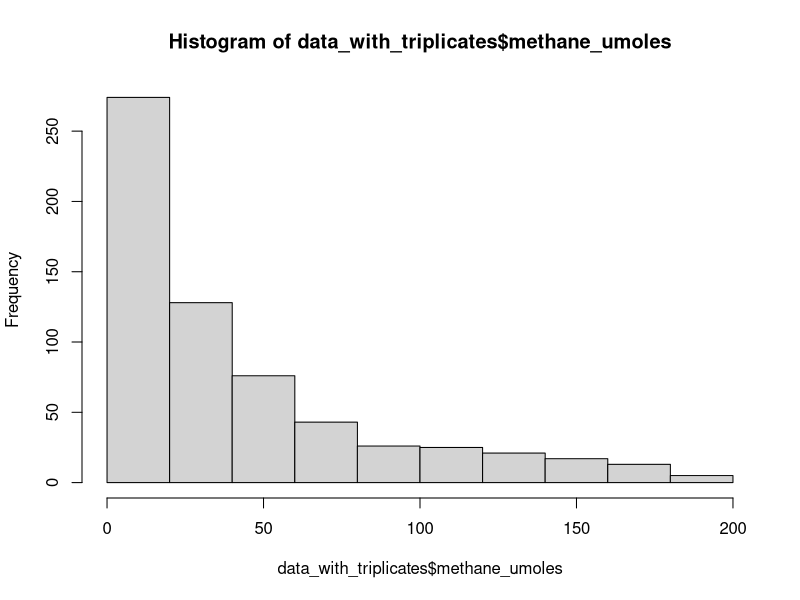
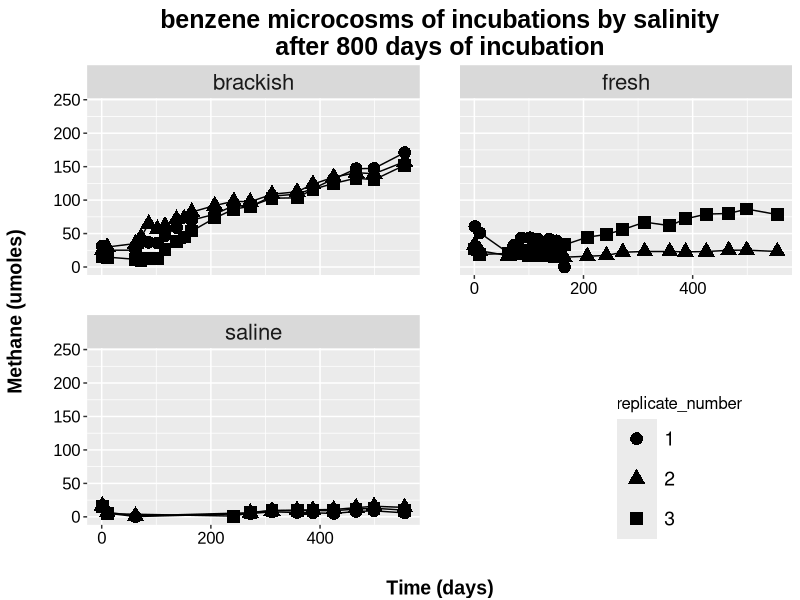
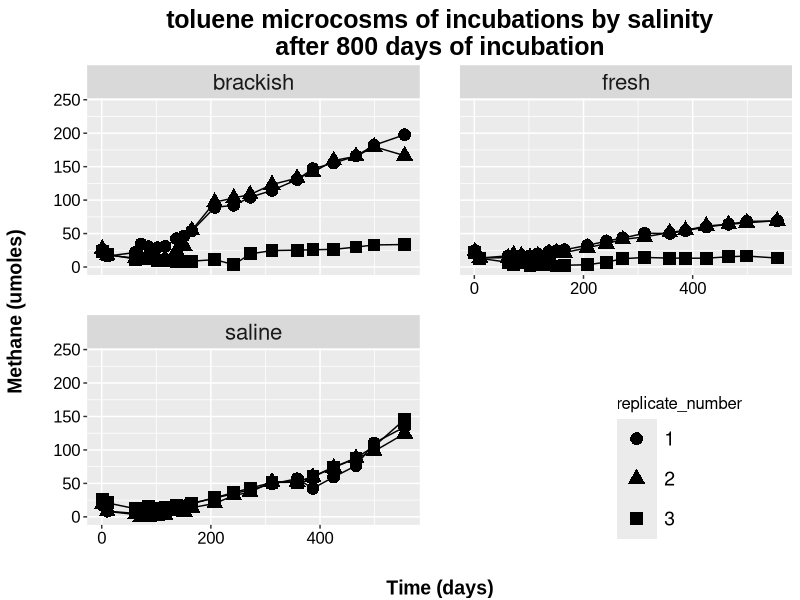
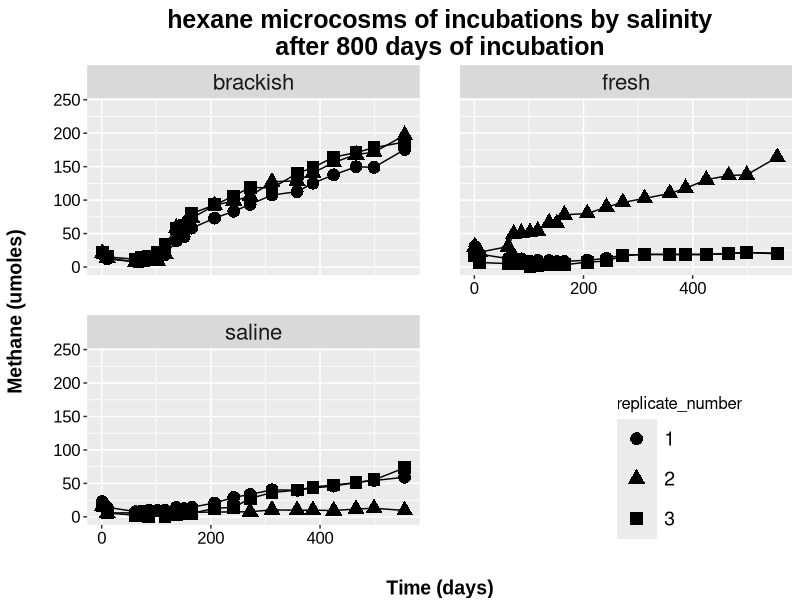
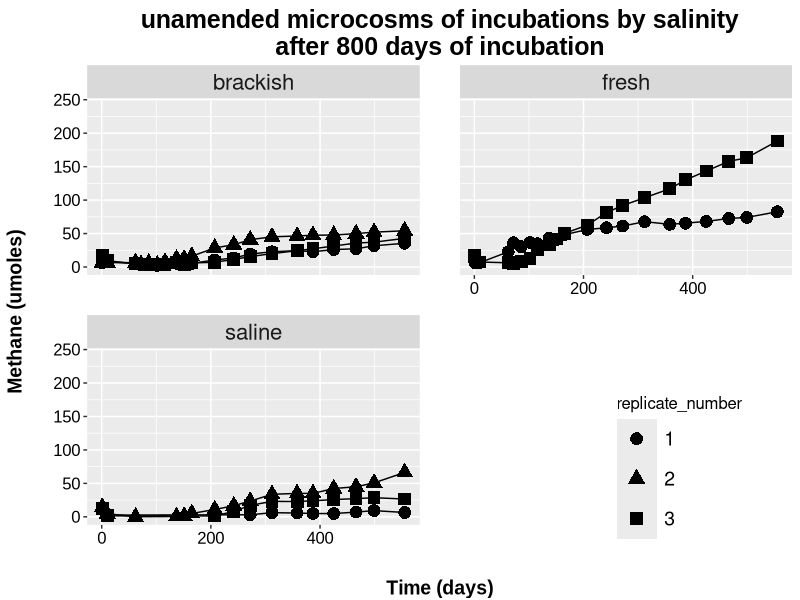
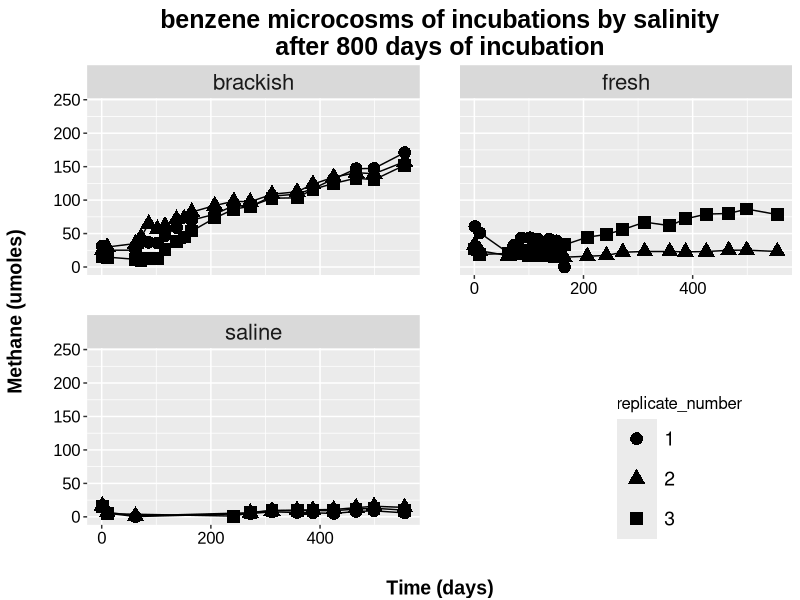
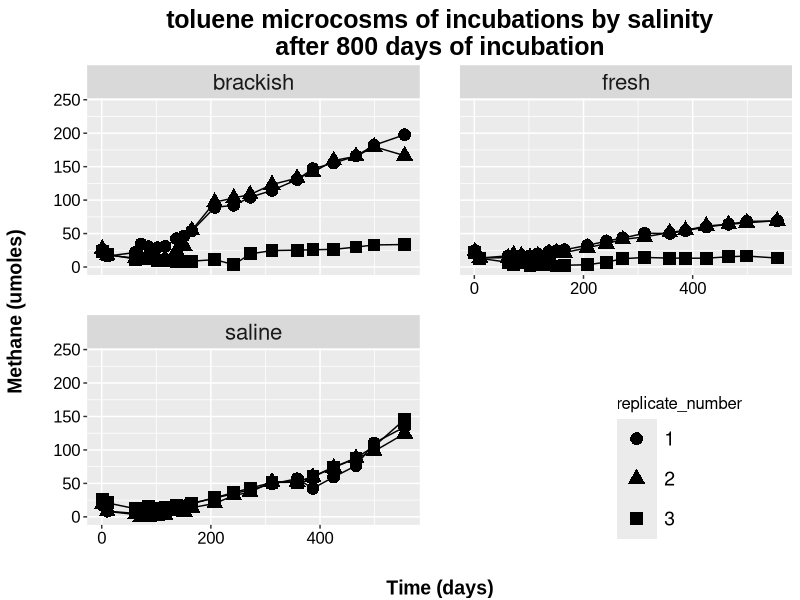
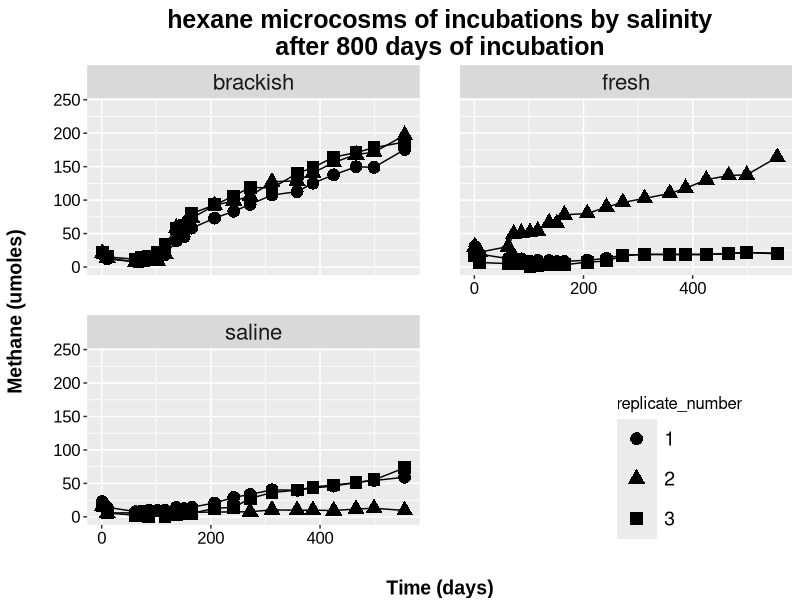

Generate these figures, in order, with R:
## ---- chunk 1

library(dplyr)
library(ggplot2)
library(ggthemes)
library(readr)

data_with_triplicates <- read_csv('../datasets/compounds_triplicates.csv')
data_with_triplicates <- mutate(data_with_triplicates, 
                                identifier = paste(compound, salinity, group,sep = '_')) 

head(data_with_triplicates)

data_with_triplicates <- data_with_triplicates %>% filter(group == 'treatment' | group == 'unamended', methane_umoles > 0)

str(data_with_triplicates)
data_with_triplicates$replicate_number <- as.factor(data_with_triplicates$replicate_number)

str(data_with_triplicates)
glimpse(data_with_triplicates)

hist(data_with_triplicates$methane_umoles)
colnames(data_with_triplicates)
## ---- chunk 2

plot <- 
      ggplot(subset(data_with_triplicates,
                    data_with_triplicates$compound =='benzene'),
             aes(day, methane_umoles, 
                 shape = replicate_number)) + 
  
  theme(panel.margin = unit(2, "lines")) +
  
  geom_point(aes(shape = replicate_number), size = 4) +
  
  facet_wrap( ~  salinity, ncol=2, nrow = 2) + #scales = 'free') + #scales = 'free' allows to each axis to have its owns scale, according to their associated data
      geom_line(aes(shape = replicate_number)) +
      
      scale_y_continuous("Methane (umoles)", 
                         limits=c(0, 240)) +
  
      scale_x_continuous("Time (days)") +
      
      ggtitle('Benzene microcosms of incubations by salinity') +
      theme(plot.title = element_text(family = "Arial",
                                      color="black", face="bold",
                                      size=18, hjust=0.5, 
                                      vjust =1)) +
      
      theme(axis.title.x = element_text(family = "Arial",
                                        color="black",
                                        face="bold",
                                        size=14, vjust = -0.5,
                                        hjust=0.5, 
                                        margin=margin(20,20,0,0)),
            axis.text.x = element_text (colour='black', size = 12,
                                        family = 'Arial'),
            axis.title.y = element_text(family = "Arial",
                                        color="black",
                                        face="bold",
                                        size=14, vjust = 1,
                                        hjust=0.5,
                                        margin=margin(0,20,0,0)),
            axis.text.y = element_text (colour='black', size = 12,
                                        family = 'Arial')) +
       theme(legend.justification=c(0.3,0),
             legend.position=c(0.8, -0.05),
             legend.title = element_text(size = 12),
             legend.text = element_text(colour="black", 
                                        size = 14),
             legend.key.size = unit(2, "lines")) +
        theme(strip.text = element_text(size=16)) #facet title font size


## ---- chunk 3

#Create a folder to save images after created:
results_loop_plots <- "/home/oscar/Dropbox/UCVM rbootcamp master/"
getwd()

compound_list <- unique(data_with_triplicates$compound)

  for (i in seq_along(compound_list)) {
    
    plot <- 
  ggplot(subset(data_with_triplicates,
                    data_with_triplicates$compound == compound_list[i]),
         aes(day, methane_umoles, shape = replicate_number)) +
  
  theme(panel.margin = unit(2, "lines")) +
  
  geom_point(aes(shape = replicate_number), size = 4) +
  
  facet_wrap( ~  salinity, ncol=2, nrow = 2) + #scales = 'free') + #scales = 'free' allows to each axis to have its owns scale, according to their associated data
      geom_line(aes(shape = replicate_number)) +
      
      scale_y_continuous("Methane (umoles)", 
                         limits=c(0, 240)) +
  
      scale_x_continuous("Time (days)") +
      
      ggtitle(paste(compound_list[i], ' microcosms of incubations by salinity\nafter 800 days of incubation', sep='')) +
  
      theme(plot.title = element_text(family = "Arial",
                                      color="black", face="bold",
                                      size=18, hjust=0.5, 
                                      vjust =0.5)) +
      
      theme(axis.title.x = element_text(family = "Arial",
                                        color="black",
                                        face="bold",
                                        size=14, vjust = -0.5,
                                        hjust=0.5, 
                                        margin=margin(20,20,0,0)),
            axis.text.x = element_text (colour='black', size = 12,
                                        family = 'Arial'),
            axis.title.y = element_text(family = "Arial",
                                        color="black",
                                        face="bold",
                                        size=14, vjust = 1,
                                        hjust=0.5,
                                        margin=margin(0,20,0,0)),
            axis.text.y = element_text (colour='black', size = 12,
                                        family = 'Arial')) +
       theme(legend.justification=c(0.3,0),
             legend.position=c(0.8, -0.05),
             legend.title = element_text(size = 12),
             legend.text = element_text(colour="black", 
                                        size = 14),
             legend.key.size = unit(2, "lines")) +
        theme(strip.text = element_text(size=16))
    
    print(plot) #add this at the end, after showing it's required
    
    #Save plots as image
    ggsave(plot, file=paste(results_loop_plots,
                            'compounds by salinity',
                             compound_list[i], ".png", sep=''),
           scale=2)
    
    #Save plots as pdf
    #ggsave(plot, file=paste(results,
     #                       'methane_graphs',
      #                      compound_list[i], ".pdf", sep=''),
       #    scale=2)

  }
  
  

## ---- chunk 4

results_loop_plots <- "/home/oscar/Dropbox/UCVM rbootcamp master/"
getwd()

all_plots <- function(df, na.rm = TRUE, ...){
  
  compound_list <- unique(df$compound)

  for (i in seq_along(compound_list)) {
    
    plot <- 
  ggplot(subset(df,
                df$compound == compound_list[i]),
         aes(day, methane_umoles, shape = replicate_number)) +
  
  theme(panel.margin = unit(2, "lines")) +
  
  geom_point(aes(shape = replicate_number), size = 4) +
  
  facet_wrap( ~  salinity, ncol=2, nrow = 2) + #scales = 'free') + #scales = 'free' allows to each axis to have its owns scale, according to their associated data
      geom_line(aes(shape = replicate_number)) +
      
      scale_y_continuous("Methane (umoles)", 
                         limits=c(0, 240)) +
  
      scale_x_continuous("Time (days)") +
      
      ggtitle(paste(compound_list[i], ' microcosms of incubations by salinity\nafter 800 days of incubation', sep='')) +
  
      theme(plot.title = element_text(family = "Arial",
                                      color="black", face="bold",
                                      size=18, hjust=0.5, 
                                      vjust =0.5)) +
      
      theme(axis.title.x = element_text(family = "Arial",
                                        color="black",
                                        face="bold",
                                        size=14, vjust = -0.5,
                                        hjust=0.5, 
                                        margin=margin(20,20,0,0)),
            axis.text.x = element_text (colour='black', size = 12,
                                        family = 'Arial'),
            axis.title.y = element_text(family = "Arial",
                                        color="black",
                                        face="bold",
                                        size=14, vjust = 1,
                                        hjust=0.5,
                                        margin=margin(0,20,0,0)),
            axis.text.y = element_text (colour='black', size = 12,
                                        family = 'Arial')) +
       theme(legend.justification=c(0.3,0),
             legend.position=c(0.8, -0.05),
             legend.title = element_text(size = 12),
             legend.text = element_text(colour="black", 
                                        size = 14),
             legend.key.size = unit(2, "lines")) +
        theme(strip.text = element_text(size=16))
    
    print(plot) #add this at the end, after showing it's required
    
    #Save plots as image
    ggsave(plot, file=paste(results_loop_plots,
                            'compounds by salinity',
                             compound_list[i], ".png", sep=''),
           scale=2)
    
    #Save plots as pdf
    #ggsave(plot, file=paste(results,
     #                       'methane_graphs',
      #                      compound_list[i], ".pdf", sep=''),
       #    scale=2)

  }
}


all_plots(data_with_triplicates)

## ---- chunk 5
sessionInfo()

